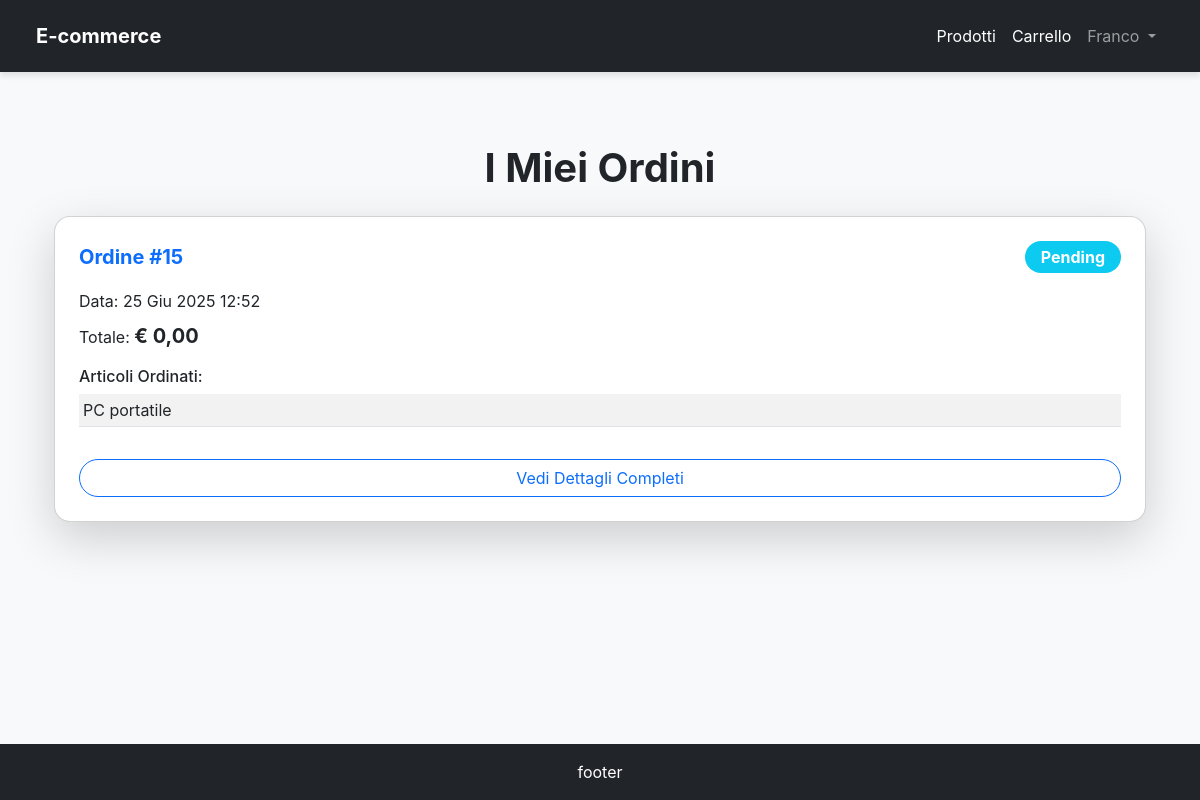
Before: /orders/ (signed in) with the older database file.
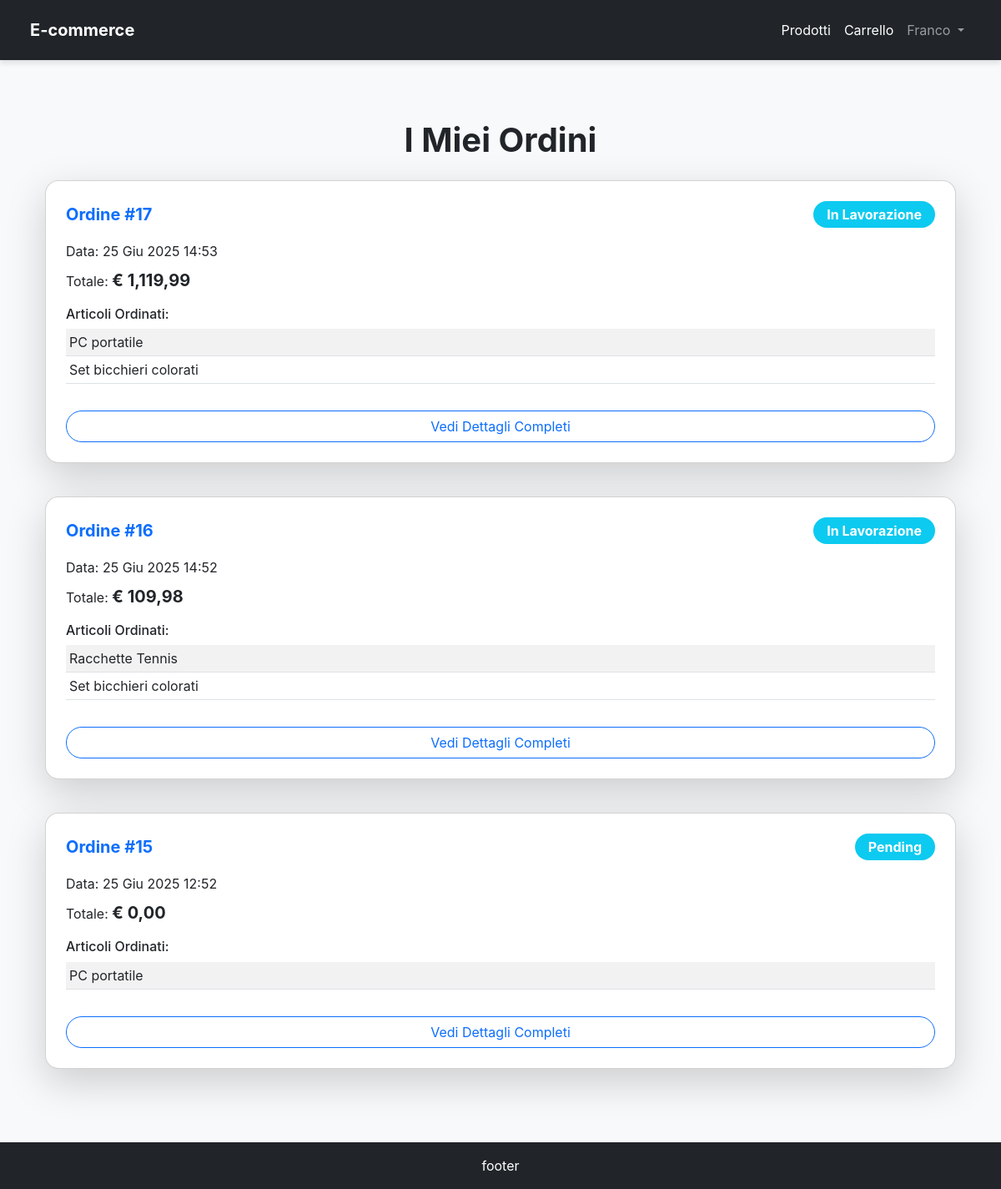
After: the same page with the newer database file.
### accounts/models.py (models this page shows, shortened)
class CustomUser(AbstractUser):
    birth_date = models.DateField(blank=True, null=True)
    REQUIRED_FIELDS = ['email', 'first_name', 'last_name', 'birth_date']
    class Meta:
        permissions = [
            ('can_access_manager_dashboard', 'Può accedere alla dashboard degli store manager'),
            ('can_access_customer_dashboard', 'Può accedere alla dashboard clienti')
        ]

### orders/models.py (models this page shows)
class Order(models.Model):
    customer = models.ForeignKey(
        settings.AUTH_USER_MODEL,
        on_delete=models.CASCADE)
    ORDER_STATUS_CHOICES = [
        ('Processing', 'In Lavorazione'),
        ('Shipped', 'Spedito'),
        ('Delivered', 'Consegnato'),
        ('Cancelled', 'Annullato'),
    ]
    shipping_address = models.ForeignKey(Address, on_delete=models.CASCADE)
    purchase_date = models.DateTimeField(auto_now_add=True)
    total_amount = models.DecimalField(max_digits=10, decimal_places=2, default=0.00)
    status = models.CharField(max_length=50, choices=ORDER_STATUS_CHOICES, default='Processing')

class OrderItem(models.Model):
    order = models.ForeignKey(
        Order,
        on_delete=models.CASCADE)
    product = models.ForeignKey(
        Product,
        on_delete=models.CASCADE
    )
    quantity_purchased = models.PositiveIntegerField(default=1)
    price_at_purchase = models.DecimalField(max_digits=10, decimal_places=2)
    class Meta:
        unique_together = ('order', 'product')

### products/models.py (models this page shows, shortened)
class Product(models.Model):
    name = models.CharField(max_length=200, verbose_name="Nome Prodotto")
    slug = AutoSlugField(populate_from='name', unique=True, always_update=True)
    category = models.ForeignKey(
        Category,
        on_delete=models.SET_NULL,
        null=True,
        blank=True,
        related_name='products',
        verbose_name="Categoria"
    )
    description = models.TextField(verbose_name="Descrizione prodotto")
    price = models.DecimalField(
        max_digits=10,
        decimal_places=2,
        verbose_name="Prezzo in €"
    )
    stock = models.IntegerField(
        default=0,
        verbose_name="Quantità Disponibile",
        help_text="Quantità di prodotti disponibili in magazzino."
    )
    created_at = models.DateTimeField(auto_now_add=True, verbose_name="Data Creazione")
    updated_at = models.DateTimeField(auto_now=True, verbose_name="Ultimo Aggiornamento")
    class Meta:
        ordering = ('name',)
        verbose_name = "Prodotto"
        verbose_name_plural = "Prodotti"

### orders/views.py (the view)
# urls.py: path("", MyOrders.as_view(), name="my_orders"),
class MyOrders(PermissionRequiredMixin, LoginRequiredMixin, ListView):
    model = Order
    template_name = 'my_orders.html'
    context_object_name = 'orders'
    permission_required = 'orders.view_order'
    paginate_by = 10
    def get_queryset(self):
        return Order.objects.filter(customer=self.request.user).order_by('-purchase_date')

### templates/my_orders.html (shortened to what this page needs)
{% extends 'base.html' %}
{% load humanize %}
{% block content %}
<div class="container my-5">
    <h1 class="text-center fw-bold text-dark mb-4">I Miei Ordini</h1>
    {% if orders %}
        <div class="row row-cols-1 g-4">
            {% for order in orders %}
            <div class="col">
                <div class="card shadow-lg rounded-card p-4 mb-3">
                    <div class="d-flex justify-content-between align-items-center mb-3">
                        <h5 class="card-title fw-bold text-primary mb-0">Ordine #{{ order.id }}</h5>
                        <span class="badge {% if order.status == 'Completed' %}bg-success{% else %}bg-info{% endif %} fs-6 py-2 px-3 rounded-pill">{{ order.get_status_display }}</span>
                    </div>
                    <p class="card-text mb-2">Data: {{ order.purchase_date|date:"d M Y H:i" }}</p>
                    <p class="card-text mb-3">Totale: <span class="fw-bold fs-5 text-dark">€ {{ order.total_amount|floatformat:2|intcomma }}</span></p>
                    <h6 class="mb-2">Articoli Ordinati:</h6>
                    <div class="table-responsive mb-3">
                        <table class="table table-striped table-sm">
                            <tbody>
                                {% for item in order.orderitem_set.all %}
                                <tr>
                                    <td><a href="{% url 'product_details' slug=item.product.slug %}" class="text-decoration-none text-dark">{{ item.product.name }}</a></td>
                                </tr>
                                {% endfor %}
                            </tbody>
                        </table>
                    </div>
                    <a href="{% url 'order_details' order.id %}" class="btn btn-outline-primary rounded-pill mt-auto">Vedi Dettagli Completi</a>
                </div>
            </div>
            {% endfor %}
        </div>
    {% else %}
    <div class="alert alert-info text-center mt-5" role="alert">
        Non hai ancora effettuato nessun ordine. <a href="{% url 'product_list' %}" class="alert-link">Inizia a fare shopping!</a>
    </div>
    {% endif %}
</div>
{% endblock content %}

### templates/base.html (shortened to what this page needs)
<!DOCTYPE html>
<html lang="it">
<head>
    <link href="https://cdn.jsdelivr.net/npm/bootstrap@5.3.3/dist/css/bootstrap.min.css" rel="stylesheet"
          xintegrity="sha384-QWTKZyjpPEjISv5WaRU9Oer_idvLwtxj0s3rNb+eD+PjSgWvKWHB/a8P+fK7">
</head>
<body class="d-flex flex-column min-vh-100">
    <nav class="navbar navbar-expand-lg fixed-top navbar-dark bg-dark px-4 py-3">
        <div class="container-fluid">
        {% if perms.accounts.can_access_manager_dashboard %}
        <a class="navbar-brand fw-bold text-white" href="{% url 'store_manager_dashboard' %}">E-commerce - spazio dedicato allo staff</a>
        {% else %}
            <a class="navbar-brand fw-bold text-white" href="/">E-commerce</a>
        {% endif %}
            <div class="collapse navbar-collapse" id="navbarNav">
                {% if user.is_authenticated and perms.accounts.can_access_customer_dashboard %}
                <ul class="navbar-nav ms-auto">
                    <li class="nav-item">
                        <a class="nav-link text-white" href="{% url 'product_list' %}">Prodotti</a>
                    </li>
                    <li class="nav-item">
                        <a class="nav-link text-white" href="{% url 'cart' %}">Carrello</a>
                    </li>
                    <li class="nav-item dropdown">
                        <a class="nav-link dropdown-toggle" href="#" role="button" data-bs-toggle="dropdown" aria-expanded="false">
                            {{ user.username }}
                        </a>
                    </li>
                </ul>
                {% endif %}
            </div>
        </div>
    </nav>
    <main class="container my-4 flex-grow-1">
        {% block content %}
        {% endblock content %}
    </main>
    <footer class="bg-dark text-white text-center py-3 mt-auto rounded-top-lg">
        <div class="container">
            <p class="mb-0">footer</p>
        </div>
    </footer>
</body>
</html>

### templates/base.html (style rules this page uses)
body { font-family: 'Inter', sans-serif; background-color: #f8f9fa; padding-top: 4.5rem; }
.rounded-card { border-radius: 1rem; }
.navbar { box-shadow: 0 4px 6px rgba(0, 0, 0, 0.1); }

Changed rows visible on the page:
added Order: id "17", status "In Lavorazione", purchase_date "25 Giu 2025 14:53", total_amount "1,119,99"
added OrderItem: product.name "PC portatile", shown under "17"
added OrderItem: product.name "Set bicchieri colorati", shown under "17"
added Order: id "16", status "In Lavorazione", purchase_date "25 Giu 2025 14:52", total_amount "109,98"
added OrderItem: product.name "Racchette Tennis", shown under "16"
added OrderItem: product.name "Set bicchieri colorati", shown under "16"
